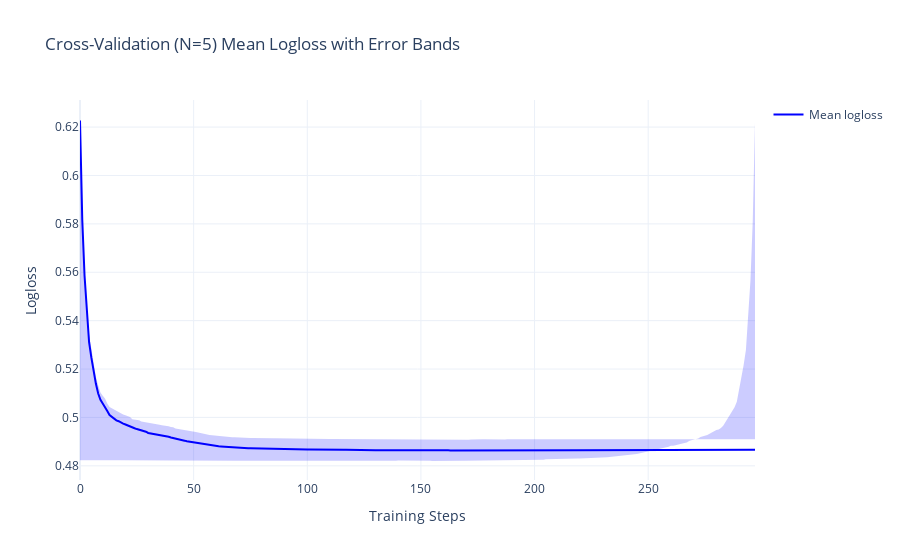

The cell this chart's notebook holds for it:
### Code cell
import plotly.graph_objects as go

# Create figure
fig = go.Figure()

# Add mean performance line
fig.add_trace(
    go.Scatter(
        x=cv_results["iterations"], y=cv_results["test-Logloss-mean"], mode="lines", name="Mean logloss", line=dict(color="blue")
    )
)

# Add shaded error region
fig.add_trace(
    go.Scatter(
        x=pd.concat([cv_results["iterations"], cv_results["iterations"][::-1]]),
        y=pd.concat([cv_results["test-Logloss-mean"]+cv_results["test-Logloss-std"], 
                     cv_results["test-Logloss-mean"]-cv_results["test-Logloss-std"]]),
        fill="toself", 
        fillcolor="rgba(0, 0, 255, 0.2)",
        line=dict(color="rgba(255, 255, 255, 0)"),
        showlegend=False
    )
)

# Customize layout
fig.update_layout(
    title="Cross-Validation (N=5) Mean Logloss with Error Bands",
    xaxis_title="Training Steps",
    yaxis_title="Logloss",
    template="plotly_white"
)

fig.show()

fig.write_image(outfolder / "test_logloss.png")

### Figure 1 — Plotly figure (JSON) as saved in the notebook; plotly's stock layout.template omitted (floating-point values rounded to 4 significant figures; data arrays with more than 128 entries replaced by an {"elided": "..."} marker saying what was removed)
{"data": [{"line": {"color": "blue"}, "mode": "lines", "name": "Mean logloss", "type": "scatter", "x": {"elided": "298 int values"}, "y": {"elided": "298 float values"}}, {"fill": "toself", "fillcolor": "rgba(0, 0, 255, 0.2)", "line": {"color": "rgba(255, 255, 255, 0)"}, "showlegend": false, "type": "scatter", "x": {"elided": "596 int values"}, "y": {"elided": "596 float values"}}], "layout": {"title": {"text": "Cross-Validation (N=5) Mean Logloss with Error Bands"}, "xaxis": {"title": {"text": "Training Steps"}}, "yaxis": {"title": {"text": "Logloss"}}}}
